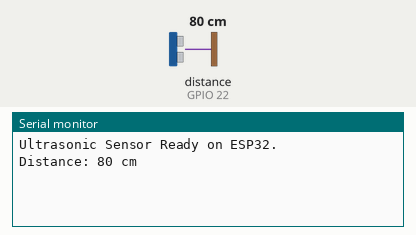
The sketch below on a simulated ESP32. Shown: the last lines printed to the serial monitor. Wiring (inferred from the names in the program): ultrasonic range finder: trigger GPIO 23; echo GPIO 22. Inputs (shaded band) come from the test bench; at power-on: distance to the obstacle (sensor on GPIO 22) 80 cm. The echo pulse lasts 58.3 µs per cm.

Above: at 1.2 s.
1.3 s: distance to the obstacle (sensor on GPIO 22) set to 2 cm
At 2.2 s:
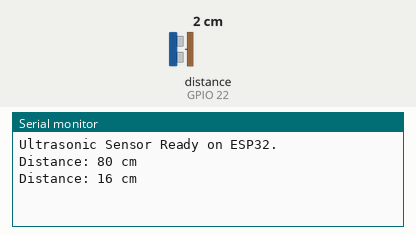
2.8 s: distance to the obstacle (sensor on GPIO 22) set to 4 cm
At 3.8 s:
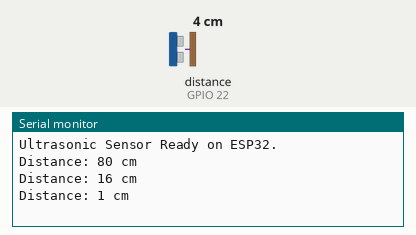
Timing chart, 0 to 5.8 s (numbered marks = the images above; inputs shaded):
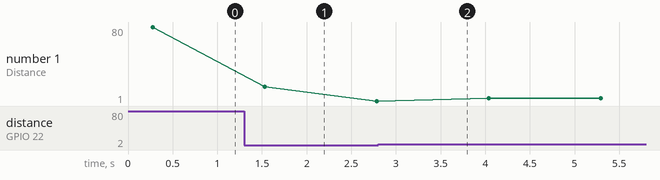

The sketch:

UltrasonicSensor.ino.ino
```cpp
#define TRIG_PIN 23  // Trigger pin on ESP32
#define ECHO_PIN 22  // Echo pin on ESP32

void setup() {
  Serial.begin(115200);

  pinMode(TRIG_PIN, OUTPUT);
  pinMode(ECHO_PIN, INPUT);

  Serial.println("Ultrasonic Sensor Ready on ESP32.");
}

void loop() {
  long distance = getStableDistance();

  if (distance >= 0 && distance <= 400) {
    Serial.print("Distance: ");
    Serial.print(distance);
    Serial.println(" cm");
  } else {
    Serial.println("Out of range");
  }

  delay(1000); // 1-second delay before next reading
}

// Function to read multiple ultrasonic readings and get a stable value
long getStableDistance() {
  int numReadings = 5; // Take 5 readings and average them
  long totalDistance = 0;
  int validReadings = 0;

  for (int i = 0; i < numReadings; i++) {
    long dist = readUltrasonic();
    if (dist >= 0) { // Only count valid readings
      totalDistance += dist;
      validReadings++;
    }
    delay(50); // Small delay to stabilize sensor
  }

  if (validReadings == 0) return -1; // No valid readings

  return totalDistance / validReadings; // Return average distance
}

// Function to read the ultrasonic sensor
long readUltrasonic() {
  long duration, distance;

  // Ensure the trigger pin is LOW before sending a pulse
  digitalWrite(TRIG_PIN, LOW);
  delayMicroseconds(5);
  digitalWrite(TRIG_PIN, HIGH);
  delayMicroseconds(10);
  digitalWrite(TRIG_PIN, LOW);
  delayMicroseconds(5);

  // Use pulseInLong for ESP32 (better stability)
  duration = pulseInLong(ECHO_PIN, HIGH, 30000); // Timeout after 30ms (~400cm max range)

  if (duration == 0) return -1; // No valid echo detected

  distance = (duration / 2) / 29.1; // Convert duration to cm

  return distance;
}
```

Measured:
- after the input at 1.3 s, the serial monitor: prints a new line after 0.23 s (image 1)
- plotted number 1: 80 → 1 after the input at 1.3 s, 1 → 4 after the input at 2.8 s
